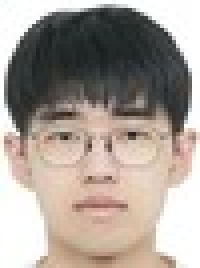
#> input picture Computer Vision/HW1/homework1/2_hog/my_template.png, 50 x 67 px, found by its file name (shown 4 times larger)
$ jupyter execute hog.ipynb
#> lines starting #> are read from the running program, lines starting #| are printed output that depends on the picture; long printed decimals are rounded
# HOG-Based Face Detection Functions Documentation

This document explains each function used in the HOG-based face detection example code. The code demonstrates:
- Computing image gradients using different differential filters (Sobel, Prewitt, Scharr).
- Extracting Histogram of Oriented Gradients (HOG) features.
- Visualizing HOG features overlaid on the original image.
- Performing sliding window matching using Normalized Cross-Correlation (NCC) on HOG features.
- Applying Non-Maximum Suppression (NMS) to filter duplicate detections.
- Visualizing detected face regions with bounding boxes and NCC scores.

Below are the detailed explanations for each function.

#### Import Libraries

[cell 1]
import numpy as np
import matplotlib.pyplot as plt
from PIL import Image
from scipy.signal import convolve2d

#### Differential Filter Implementation
**Description:**
Computes the gradients of the input grayscale image using a differential filter. The function supports three methods: **Sobel**, **Prewitt**, and **Scharr**. Also, please use scipy convolve2d function for calculation.
- **Parameters:**
  - `image`: 2D numpy array (grayscale image).
  - `method`: String indicating the differential filter method ('sobel', 'prewitt', or 'scharr').
- **Returns:**
  - `grad_x`: The gradient of the image in the x-direction.
  - `grad_y`: The gradient of the image in the y-direction.
- **Usage:**
  This function is used as the first step in HOG feature extraction to obtain the gradient magnitudes and orientations.

##### Sobel Operator

**Description:**
The Sobel operator emphasizes intensity changes by combining smoothing and differentiation. It is widely used in edge detection and feature extraction.

**Kernels:**

- **Kernel for x-direction:**

  $$
  \begin{pmatrix}
  -1 & 0 & 1 \\
  -2 & 0 & 2 \\
  -1 & 0 & 1
  \end{pmatrix}
  $$

- **Kernel for y-direction:**

  $$
  \begin{pmatrix}
  -1 & -2 & -1 \\
   0 &  0 &  0 \\
   1 &  2 &  1
  \end{pmatrix}
  $$

##### Prewitt Operator

**Description:**
The Prewitt operator approximates the gradient with simpler kernels and without the extra weighting used in the Sobel operator. It is computationally more efficient though slightly less robust against noise.

**Kernels:**

- **Kernel for x-direction:**

  $$
  \begin{pmatrix}
  -1 & 0 & 1 \\
  -1 & 0 & 1 \\
  -1 & 0 & 1
  \end{pmatrix}
  $$

- **Kernel for y-direction:**

  $$
  \begin{pmatrix}
  -1 & -1 & -1 \\
   0 &  0 &  0 \\
   1 &  1 &  1
  \end{pmatrix}
  $$

##### Scharr Operator

**Description:**
The Scharr operator provides improved rotational symmetry and more accurate gradient estimation compared to Sobel. It applies stronger weighting to the central pixels, enhancing edge detection.

**Kernels:**

- **Kernel for x-direction:**

  $$
  \begin{pmatrix}
   -3 &  0 &  3 \\
  -10 &  0 & 10 \\
   -3 &  0 &  3
  \end{pmatrix}
  $$

- **Kernel for y-direction:**

  $$
  \begin{pmatrix}
   -3 & -10 & -3 \\
    0 &   0 &  0 \\
    3 &  10 &  3
  \end{pmatrix}
  $$

[cell 2]
def compute_gradients(image, method='sobel'):
    """
    Compute image gradients using a differential filter.

    Parameters:
    - image: 2D numpy array (grayscale)
    - method: 'sobel', 'prewitt', or 'scharr'

    Returns:
    - grad_x: gradient in the x direction
    - grad_y: gradient in the y direction
    """
    if method.lower() == 'sobel':
        # CODE HERE #
        kernel_x = np.array([[-1, 0, 1], [-2, 0, 2], [-1, 0, 1]])
        kernel_y = np.array([[-1, -2, -1], [0, 0, 0], [1, 2, 1]])
    elif method.lower() == 'prewitt':
        # CODE HERE #
        kernel_x = np.array([[-1, 0, 1], [-1, 0, 1], [-1, 0, 1]])
        kernel_y = np.array([[-1, -1, -1], [0, 0, 0], [1, 1, 1]])
    elif method.lower() == 'scharr':
        # CODE HERE #
        kernel_x = np.array([[-3, 0, 3], [-10, 0, 10], [-3, 0, 3]])
        kernel_y = np.array([[-3, -10, -3], [0, 0, 0], [3, 10, 3]])
    else:
        raise ValueError("Unsupported filter method. Choose among 'sobel', 'prewitt', or 'scharr'.")

    # Convolve the image with the kernels (using symmetric padding)
    # CODE HERE #
    grad_x = convolve2d(image, kernel_x, mode='same', boundary='symm')
    grad_y = convolve2d(image, kernel_y, mode='same', boundary='symm')
    return grad_x, grad_y

#### HOG Feature Extraction and Visualization

**Description:**
Extracts HOG (Histogram of Oriented Gradients) features from a grayscale image by:
- Dividing the image into cells of size `cell_size`.
- Computing an orientation histogram with `bin_size` bins (covering 0–180 degrees) for each cell.
- Normalizing groups of cells (blocks) using L2 norm over a block size of `block_size`.
- **Parameters:**
  - `image`: 2D numpy array (grayscale).
  - `cell_size`: Size of each cell in pixels.
  - `bin_size`: Number of bins for the orientation histogram.
  - `block_size`: Number of cells per block for normalization.
  - `filter_method`: Differential filter method to compute gradients.
- **Returns:**
  - `feature_vector`: A flattened, normalized HOG feature vector for use in matching.
  - `cell_hist`: The orientation histogram for each cell, used for HOG visualization.
- **Usage:**
  The HOG feature vector is used for sliding window matching (template matching) and the cell histograms are used for visualizing the HOG representation.

[cell 3]
def hog_feature(image, cell_size, bin_size, block_size, filter_method):
    """
    Extract HOG features from an image.

    Parameters:
    - image: 2D numpy array (grayscale)
    - cell_size: size of each cell in pixels
    - bin_size: number of bins in the orientation histogram (covering 0-180 degrees)
    - block_size: number of cells per block for normalization
    - filter_method: differential filter method ('sobel', 'prewitt', or 'scharr')

    Returns:
    - feature_vector: normalized HOG feature vector (flattened for sliding window matching)
    - cell_hist: histogram for each cell (for HOG visualization)
    """
    # Compute gradients
    gx, gy = compute_gradients(image, method=filter_method)

    # CODE HERE #
    magnitude = np.sqrt(gx**2 + gy**2)

    # Compute angle in degrees and adjust to [0, 180)
    angle = (np.arctan2(gy, gx) * 180 / np.pi) % 180
    h, w = image.shape
    n_cells_y = h // cell_size
    n_cells_x = w // cell_size
    cell_hist = np.zeros((n_cells_y, n_cells_x, bin_size))
    bin_width = 180 / bin_size

    # Calculate the histogram for each cell
    # CODE HERE #
    for i in range(n_cells_y):
        for j in range(n_cells_x):
            cell_mag = magnitude[i*cell_size:(i+1)*cell_size, j*cell_size:(j+1)*cell_size]
            cell_angle = angle[i*cell_size:(i+1)*cell_size, j*cell_size:(j+1)*cell_size]
            bins = (cell_angle // bin_width).astype(int)
            for b in range(bin_size):
                cell_hist[i, j, b] = cell_mag[bins == b].sum()

    # Block normalization using L2 norm
    # CODE HERE #
    feature_vector = []
    for i in range(n_cells_y - block_size + 1):
        for j in range(n_cells_x - block_size + 1):
            block = cell_hist[i:i+block_size, j:j+block_size, :].ravel()
            block /= np.sqrt(np.sum(block**2) + 1e-6)
            feature_vector.append(block)
    return np.concatenate(feature_vector), cell_hist

**Description:**
Visualizes the HOG features by overlaying red lines representing gradient orientations and magnitudes on the original image.
- **Parameters:**
  - `original_image`: The original image (can be grayscale or RGB) used as the background.
  - `cell_hist`: The cell histograms obtained from the `hog_feature` function.
  - `cell_size`: Size of each cell in pixels.
  - `bin_size`: Number of histogram bins.
  - `output_file`: File name where the visualization will be saved.
- **Usage:**
  This function helps to visually verify the HOG feature extraction by showing how the gradients are distributed across the image.

[cell 4]
def visualize_hog(original_image, cell_hist, cell_size=8, bin_size=9, output_file='hog_visualization.png'):
    """
    Visualize HOG features overlaid on the original image.

    Parameters:
    - original_image: the original image (2D or 3D numpy array)
    - cell_hist: cell histograms from hog_feature function
    - cell_size: size of each cell in pixels
    - bin_size: number of histogram bins
    - output_file: file name to save the visualization

    The function overlays red lines representing HOG features on top of the original image.
    """
    # CODE HERE #
    h, w = cell_hist.shape[:2]
    bin_width = 180 / bin_size
    fig, ax = plt.subplots(1)
    if original_image.ndim == 2:
        ax.imshow(original_image, cmap='gray')
    else:
        ax.imshow(original_image)
    for i in range(h):
        for j in range(w):
            cell_center = (j * cell_size + cell_size // 2, i * cell_size + cell_size // 2)
            for b in range(bin_size):
                angle = b * bin_width + bin_width / 2
                magnitude = cell_hist[i, j, b]
                if magnitude > 0:
                    dx = magnitude * np.cos(np.deg2rad(angle)) * cell_size / 2
                    dy = magnitude * np.sin(np.deg2rad(angle)) * cell_size / 2
                    ax.plot([cell_center[0] - dx, cell_center[0] + dx],
                            [cell_center[1] - dy, cell_center[1] + dy],
                            color='red', linewidth=1)
    plt.axis('off')
    plt.savefig(output_file, bbox_inches='tight', pad_inches=0)
    plt.close()
    print(f"HOG visualization saved to {output_file}")

#### Sliding Window NCC Matching
**Description:**
Converts an input image to grayscale.
- **Parameters:**
  - `image`: A numpy array that can be either a 3D (RGB) or 2D (grayscale) image.
- **Returns:**
  - A 2D grayscale numpy array.
- **Usage:**
  Ensures that images are in the correct grayscale format before processing with HOG feature extraction functions.

[cell 5]
def convert_to_gray(image):
    """
    Convert an image to grayscale.

    Parameters:
    - image: numpy array; can be 2D (grayscale) or 3D (RGB)

    Returns:
    - 2D grayscale numpy array
    """
    if image.ndim == 3:
        return np.dot(image[...,:3], [0.299, 0.587, 0.114])
    else:
        return image

**Description:**
Performs sliding window matching by computing the normalized cross-correlation (NCC) between the HOG features of a template image and each window in the target image.
- **Parameters:**
  - `target_image`: Grayscale target image where face detection is performed.
  - `template_image`: Grayscale template image (face region) used for matching.
  - `cell_size`, `bin_size`, `block_size`, `filter_method`: Parameters for the HOG feature extraction.
  - `ncc_threshold`: Threshold for NCC score; windows with scores above this threshold are considered valid detections.
  - `step_size`: Pixel step size for moving the sliding window.
- **Returns:**
  - A list of candidate bounding boxes, each represented as `[x1, y1, x2, y2, ncc_score]`.
- **Usage:**
  This function is used to find regions in the target image that match the template face based on HOG feature similarity.

[cell 6]
def sliding_window_ncc(target_image, template_image, cell_size=8, bin_size=9, block_size=2,
                       filter_method='sobel', ncc_threshold=0.5, step_size=4):
    """
    Perform sliding window matching using NCC on HOG features.

    Parameters:
    - target_image: target image (grayscale numpy array)
    - template_image: template image for face detection (grayscale numpy array)
    - cell_size, bin_size, block_size, filter_method: parameters for hog_feature
    - ncc_threshold: threshold for NCC score to consider a detection valid
    - step_size: pixel step for sliding window movement

    Returns:
    - List of candidate bounding boxes [x1, y1, x2, y2, ncc_score]
    """
    template_gray = convert_to_gray(template_image)
    template_feature, _ = hog_feature(template_gray, cell_size, bin_size, block_size, filter_method)
    template_feature = template_feature / (np.linalg.norm(template_feature) + 1e-6)

    t_h, t_w = template_gray.shape
    H, W = target_image.shape
    detections = []

    # Slide the window over the target image
    # CODE HERE #
    for y in range(0, H - t_h + 1, step_size):
        for x in range(0, W - t_w + 1, step_size):
            window = target_image[y:y+t_h, x:x+t_w]
            window_feature, _ = hog_feature(window, cell_size, bin_size, block_size, filter_method)
            window_feature = window_feature / (np.linalg.norm(window_feature) + 1e-6)
            ncc_score = np.dot(template_feature, window_feature)
            if ncc_score > ncc_threshold:
                detections.append([x, y, x + t_w, y + t_h, ncc_score])
    return detections

#### Non-Maximum Suppression
**Description:**
Applies Non-Maximum Suppression (NMS) to remove overlapping detections. For overlapping boxes with an Intersection over Union (IoU) above the threshold, only the one with the highest NCC score is retained.
- **Parameters:**
  - `detections`: List of candidate bounding boxes `[x1, y1, x2, y2, score]`.
  - `iou_threshold`: IoU threshold for suppression (default is 0.5).
- **Returns:**
  - A filtered list of bounding boxes after removing duplicates.
- **Usage:**
  Helps in reducing duplicate detections, ensuring only the most confident detection for each face remains.

[cell 7]
def non_max_suppression(detections, iou_threshold=0.5):
    """
    Apply Non-Maximum Suppression to remove overlapping bounding boxes.

    Parameters:
    - detections: list of [x1, y1, x2, y2, score]
    - iou_threshold: IoU threshold for suppression (default 0.5)

    Returns:
    - List of filtered bounding boxes
    """
    # CODE HERE #
    if not detections:
        return []
    detections = sorted(detections, key=lambda x: x[4], reverse=True)
    filtered_bounding_boxes = []
    while detections:
        best = detections.pop(0)
        filtered_bounding_boxes.append(best)
        detections = [d for d in detections if compute_iou(best, d) <= iou_threshold]
    return filtered_bounding_boxes

def compute_iou(box1, box2):
    """Compute Intersection over Union (IoU) between two bounding boxes."""
    x1 = max(box1[0], box2[0])
    y1 = max(box1[1], box2[1])
    x2 = min(box1[2], box2[2])
    y2 = min(box1[3], box2[3])
    intersection = max(0, x2 - x1) * max(0, y2 - y1)
    area1 = (box1[2] - box1[0]) * (box1[3] - box1[1])
    area2 = (box2[2] - box2[0]) * (box2[3] - box2[1])
    union = area1 + area2 - intersection
    return intersection / union if union > 0 else 0

#### Visualization of Detections on Original Image
**Description:**
Visualizes detected faces by overlaying red bounding boxes and NCC scores on the original image. The NCC score is formatted to two decimal places and displayed on the image.
- **Parameters:**
  - `original_image`: The original image (grayscale or RGB) where detections are visualized.
  - `detections`: List of bounding boxes `[x1, y1, x2, y2, score]`.
  - `output_file`: File name where the final detection visualization is saved.
- **Usage:**
  Used to present the final detection results for evaluation or reporting.

[cell 8]
def visualize_detections(original_image, detections, output_file='detections.png'):
    """
    Visualize detections by overlaying bounding boxes and NCC scores on the original image.

    Parameters:
    - original_image: the original image (numpy array; grayscale or RGB)
    - detections: list of bounding boxes [x1, y1, x2, y2, score]
    - output_file: file name to save the visualization

    The function draws red bounding boxes and overlays the NCC score (formatted to two decimals).
    """
    fig, ax = plt.subplots(1)
    if original_image.ndim == 2:
        ax.imshow(original_image, cmap='gray')
    else:
        ax.imshow(original_image)
    for det in detections:
        x1, y1, x2, y2, score = det
        width = x2 - x1
        height = y2 - y1
        # Draw bounding box
        rect = plt.Rectangle((x1, y1), width, height, edgecolor='red', facecolor='none', linewidth=2)
        ax.add_patch(rect)
        # Overlay NCC score text (formatted to two decimal places)
        ax.text(x1, y1, f"{score:.2f}", color='yellow', fontsize=12, backgroundcolor='black')
    plt.axis('off')
    plt.savefig(output_file, bbox_inches='tight', pad_inches=0)
    plt.close()
    print(f"Detection result saved to {output_file}")

#### Main Function

**Description:**
The main function ties together the entire process:
1. Loads the template and target images and converts them to grayscale.
2. Extracts and visualizes HOG features on the target image.
3. Performs sliding window matching using NCC on HOG features.
4. Applies Non-Maximum Suppression to filter duplicate detections.
5. Visualizes the final detected faces on the original target image with bounding boxes and NCC scores.

**Notes for Students:**
- **STUDENT:** Modify the file paths for `template.png` and `target.png` as needed for your environment.
- Adjust HOG parameters (e.g., `cell_size`, `bin_size`, `block_size`, `filter_method`) if required.

[cell 9]
def main(template_path,
         target_path,
         cell_size,
         bin_size,
         block_size,
         filter_method,
         ncc_threshold,
         step_size,
         iou_threshold):

    # Load images using PIL and convert them to grayscale
#> called with template_path = 'my_template.png', target_path = 'my_target.png', cell_size = 8, bin_size = 9, block_size = 2, filter_method = 'sobel', ncc_threshold = 0.5, step_size = 4
    template_img = np.array(Image.open(template_path).convert('L'))
    target_img = np.array(Image.open(target_path).convert('L'))
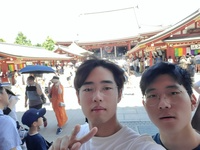
#> input picture HW1/homework1/2_hog/my_target.png, 200 x 150 px
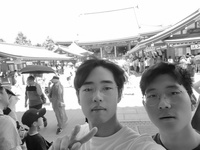
#> target_img: shape (150, 200); min 2, max 255, mean 168.6

    # Compute HOG features for the target image and get cell histograms
    _, cell_hist = hog_feature(target_img, cell_size, bin_size, block_size, filter_method)
#> in compute_gradients, `grad_x = convolve2d(image, kernel_x, mode='same', boundary='symm')`:
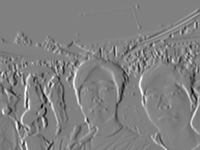
#> grad_x: shape (150, 200) int64; min -766, max 750, mean 1.2; drawn with min black and max white
#> in compute_gradients, `grad_y = convolve2d(image, kernel_y, mode='same', boundary='symm')`:
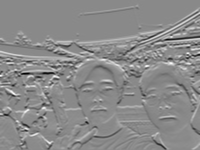
#> grad_y: shape (150, 200) int64; min -800, max 683, mean 7.2; drawn with min black and max white
#> in hog_feature, `magnitude = np.sqrt(gx**2 + gy**2)`:
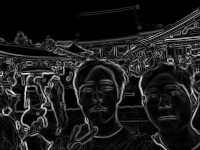
#> magnitude: shape (150, 200) float64; min 0, max 889.6, mean 101.6; drawn with min black and max white
#> in hog_feature, `angle = (np.arctan2(gy, gx) * 180 / np.pi) % 180`:
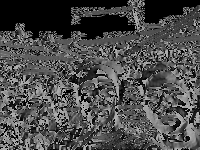
#> angle: shape (150, 200) float64; min 0, max 179.9, mean 75.8
#> after the loop in hog_feature, `for i in range(n_cells_y - block_size + 1):`: feature_vector = 408 items

    # Visualize HOG features overlaid on the original target image
    visualize_hog(target_img, cell_hist, cell_size, bin_size, output_file='hog_visualization.png')
#> in visualize_hog, `plt.savefig(output_file, bbox_inches='tight', pad_inches=0)`:
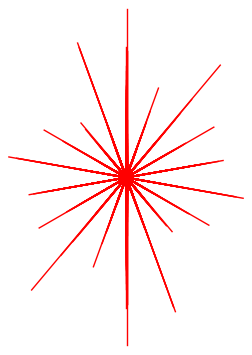
#> figure drawn by matplotlib, 1 panel

    # Extract HOG features for the template and perform sliding window NCC matching
    detections = sliding_window_ncc(target_img,
                                    template_img,
                                    cell_size,
                                    bin_size,
                                    block_size,
                                    filter_method,
                                    ncc_threshold,
                                    step_size)
#> call 2 of hog_feature, with cell_size = 8, bin_size = 9, block_size = 2, filter_method = 'sobel'
#> in hog_feature (call 2), `angle = (np.arctan2(gy, gx) * 180 / np.pi) % 180`:
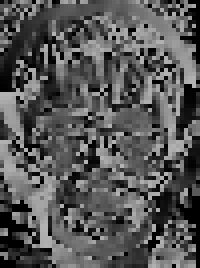
#> angle: shape (67, 50) float64 (shown 4 times larger); min 0, max 179.8, mean 86.4
#> after the loop in hog_feature (call 2), `for i in range(n_cells_y - block_size + 1):`: feature_vector = 35 items
#> in sliding_window_ncc, `template_feature, _ = hog_feature(template_gray, cell_size, bin_size, ..`: template_feature = 1260 values, max 0.875 at index 340, min 0 at index 14, mean 0.1
#> in sliding_window_ncc, `template_feature = template_feature / (np.linalg.norm(template_feature..`: template_feature = 1260 values, max 0.148 at index 340, min 0 at index 14, mean 0.0169
#> after the loop in sliding_window_ncc, `for y in range(0, H - t_h + 1, step_size):`:
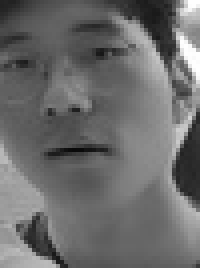
#> window: shape (67, 50) (shown 4 times larger); min 9, max 255, mean 107.6
    print("Detections before NMS:", detections)
#> (printed output is left out)

    # Apply Non-Maximum Suppression with an IoU threshold
    detections_nms = non_max_suppression(detections, iou_threshold)
#> the loop in non_max_suppression, `while detections:` made 4 passes
    print("Detections after NMS:", detections_nms)
#| Detections after NMS: [[72, 56, 122, 123, 0.6618], [140, 64, 190, 131, 0.586], [84, 12, 134, 79, 0.5322], [12, 28, 62, 95, 0.5118]]

    # Visualize detections on the original target image
    visualize_detections(target_img, detections_nms, output_file='detections.png')
#> the loop in visualize_detections, `for det in detections:` made 4 passes
#> det on passes 1 to 4: [72, 56, 122, 123, 0.662], [140, 64, 190, 131, 0.586], [84, 12, 134, 79, 0.532], [12, 28, 62, 95, 0.512]
#> in visualize_detections, `plt.savefig(output_file, bbox_inches='tight', pad_inches=0)`:
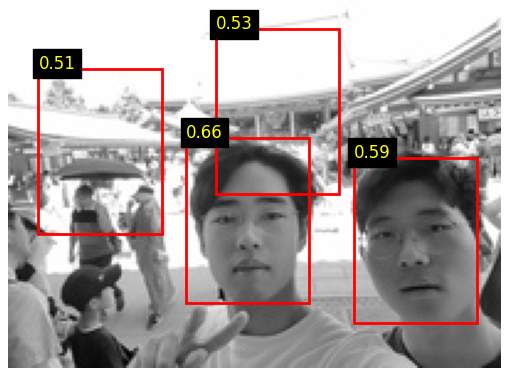
#> figure drawn by matplotlib, 1 panel
